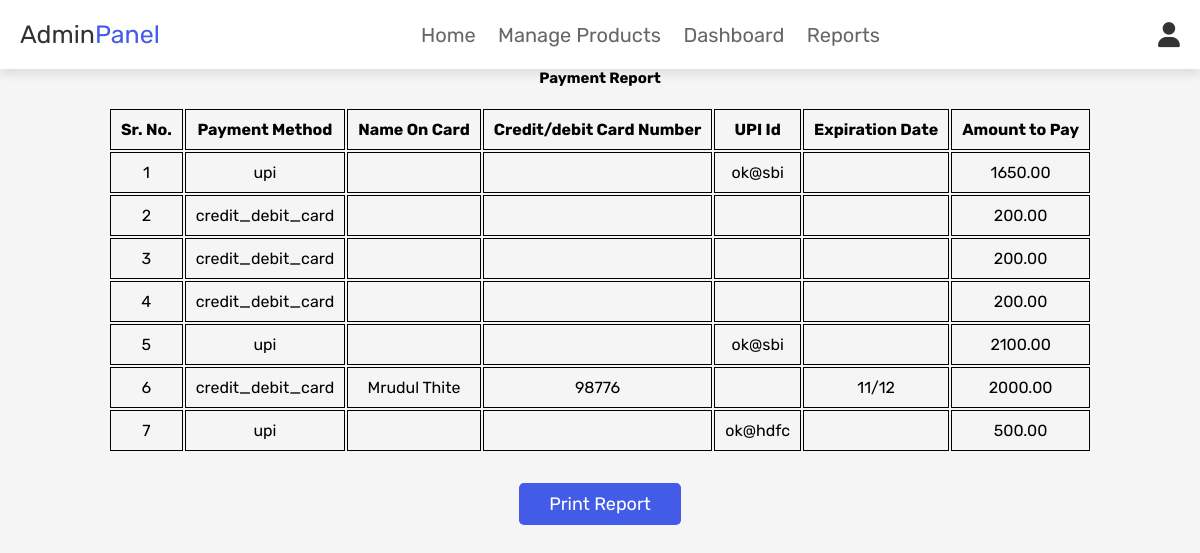
The page /payment_report.php on the database its author committed.
### tables this page shows
CREATE TABLE `payment` (
  `payment_id` int(11) NOT NULL,
  `order_id` int(11) DEFAULT NULL,
  `payment_method` varchar(50) DEFAULT NULL,
  `total_amount` decimal(10,2) DEFAULT NULL,
  `payment_date` date DEFAULT NULL,
  `card_number` varchar(50) DEFAULT NULL,
  `name_on_card` varchar(50) NOT NULL,
  `expiration_date` varchar(10) DEFAULT NULL,
  `cvc` varchar(10) DEFAULT NULL,
  `upi_id` varchar(50) DEFAULT NULL
);

### payment_report.php (the view, shortened to what this page needs)
<?php
@include 'database.php';
$sql = "SELECT * FROM payment ORDER BY payment_id DESC";
$query = $conn->query($sql);
?>
<html>
<head>
   <link rel="stylesheet" href="https://cdnjs.cloudflare.com/ajax/libs/font-awesome/6.0.0/css/all.min.css">
   <link rel="stylesheet" href="css/admin_style.css">
</head>
<body>
<?php @include 'admin_header.php'; ?>
	<h2 style="text-align:center;">Payment Report</h2>
	<div class="container">
		<div id="rpt">
			<table border="1">
				<tr>
					<td><strong>Sr. No.</strong></td>
					<td><strong>Payment Method</strong></td>
                    <td><strong>Name On Card</strong></td>
                    <td><strong>Credit/debit Card Number</strong></td>
                    <td><strong>UPI Id</strong></td>
					<td><strong>Expiration Date</strong></td>
                    <td><strong>Amount to Pay</strong></td>
				</tr>
				<?php
				$i = 0;
				while ($res = $query->fetch_assoc()) {
                        echo "<tr>";
                        echo "<td>".++$i."</td>";
                        echo "<td>".$res['payment_method']."</td>";
                        echo "<td>".$res['name_on_card']."</td>";
                        echo "<td>".$res['card_number']."</td>";
                        echo "<td>".$res['upi_id']."</td>";
                        echo "<td>".$res['expiration_date']."</td>";
                        echo "<td>".$res['total_amount']."</td>";
                        echo "</tr>";
				}
				?>
			</table>
		</div>
	</div>
<div class="container">
<button type="button" class="btn btn-dark"  onclick="myFunction()">Print Report</button>
</div>
</body>
</html>

### css/admin_style.css (style rules this page uses)
:root { --blue:#435ce8; --red:#c0392b; --orange:#f39c12; --black:#333; --white:#fff; --light-color:#666; --light-white:#ccc; --light-bg:#f5f5f5; --border:.2rem solid var(--black); --box-shadow:0 .5rem 1rem rgba(0,0,0,.1); }
* { font-family: 'Rubik', sans-serif; margin:0; padding:0; box-sizing: border-box; outline: none; border:none; text-decoration: none; transition:all .2s linear; }
html { font-size: 62.5%; overflow-x: hidden; scroll-behavior: smooth; scroll-padding-top: 6.5rem; }
body { background: var(--light-bg); }
.btn, .delete-btn, .option-btn { display: inline-block; border-radius: .5rem; margin-top: 1rem; font-size: 1.8rem; color:var(--white); cursor: pointer; padding:1rem 3rem; text-transform: capitalize; }
.btn { background-color: var(--blue); }

### payment_report.php (style rules this page uses)
.container { display: flex; justify-content: center; margin-top: 20px; }
table { width: 100%; }
table tr th, table tr td { padding: 10px; text-align: center; border-collapse: collapse; border: 1px solid black; }

### rows shown on the page
payment: payment_method "upi", upi "ok@sbi", total_amount "1650.00"
payment: payment_method "credit_debit_card", total_amount "200.00"
payment: payment_method "credit_debit_card", total_amount "200.00"
payment: payment_method "credit_debit_card", total_amount "200.00"
payment: payment_method "upi", upi "ok@sbi", total_amount "2100.00"
payment: payment_method "credit_debit_card", name_on_card "Mrudul Thite", card_number "98776", expiration_date "11/12", total_amount "2000.00"
payment: payment_method "upi", upi "ok@hdfc", total_amount "500.00"
